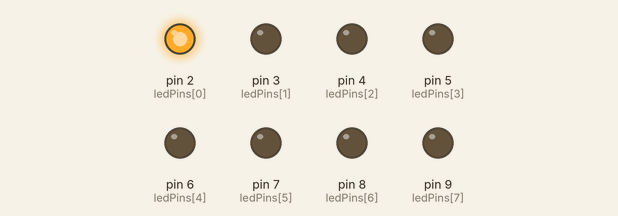
Recording of a sketch running on a simulated Arduino Uno, built with avr-gcc and run on an emulated ATmega328P. Shown: output pins drawn as LEDs (lit = HIGH).

Above: at 0.05 s.
At 0.75 s:
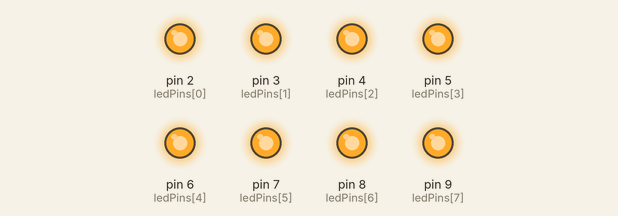
At 1.35 s:
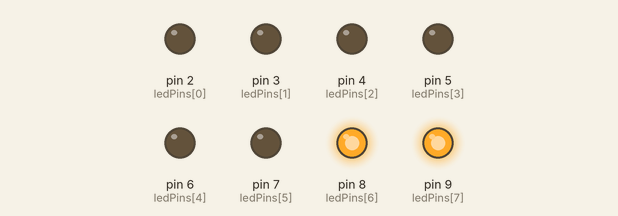
At 2.75 s:
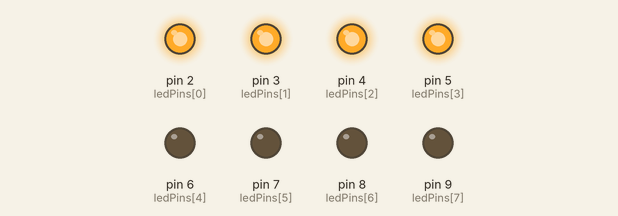
At 4.15 s:
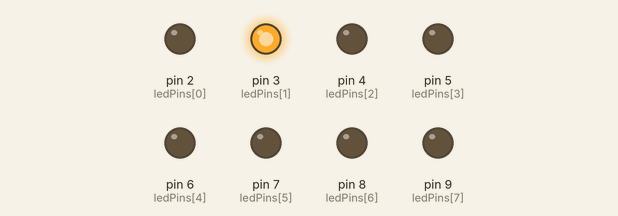
At 5.45 s:
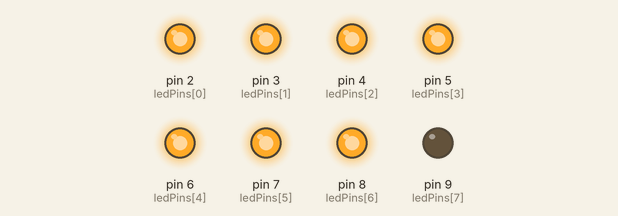
Timing chart, 0 to 5.8 s (numbered marks = the images above):
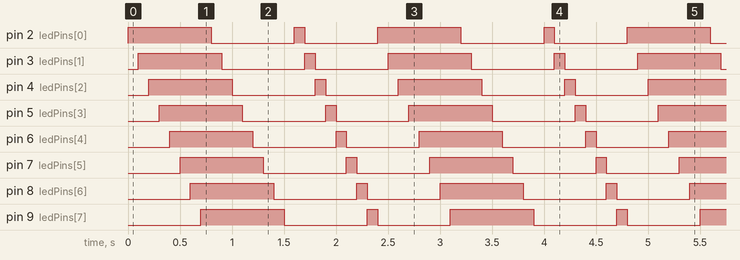

The sketch:

Circuit_2.ino
```cpp
int ledPins[] = {2,3,4,5,6,7,8,9};

void setup(){
  for(int i = 0; i < 8; i++){
    pinMode(ledPins[i],OUTPUT);
  }
}
void loop(){
  oneAfterAnotherNoLoop();
  newLoop();
}
void oneAfterAnotherNoLoop(){
  int delayTime = 100;
  digitalWrite(ledPins[0], HIGH);
  delay(delayTime);
  digitalWrite(ledPins[1], HIGH);
  delay(delayTime);
  digitalWrite(ledPins[2], HIGH);
  delay(delayTime);
  digitalWrite(ledPins[3], HIGH);
  delay(delayTime);
  digitalWrite(ledPins[4], HIGH);
  delay(delayTime);
  digitalWrite(ledPins[5], HIGH);
  delay(delayTime);
  digitalWrite(ledPins[6], HIGH);
  delay(delayTime);
  digitalWrite(ledPins[7], HIGH);
  delay(delayTime);

  digitalWrite(ledPins[0], LOW);
  delay(delayTime);
  digitalWrite(ledPins[1], LOW);
  delay(delayTime);
  digitalWrite(ledPins[2], LOW);
  delay(delayTime);
  digitalWrite(ledPins[3], LOW);
  delay(delayTime);
  digitalWrite(ledPins[4], LOW);
  delay(delayTime);
  digitalWrite(ledPins[5], LOW);
  delay(delayTime);
  digitalWrite(ledPins[6], LOW);
  delay(delayTime);
  digitalWrite(ledPins[7], LOW);
  delay(delayTime);

}
void newLoop(){
  int delayTime = 100;
  digitalWrite(ledPins[0], HIGH);
  delay(delayTime);
  digitalWrite(ledPins[0], LOW);
  digitalWrite(ledPins[1], HIGH);
  delay(delayTime);
  digitalWrite(ledPins[1], LOW);
  digitalWrite(ledPins[2], HIGH);
  delay(delayTime);
  digitalWrite(ledPins[2], LOW);
  digitalWrite(ledPins[3], HIGH);
  delay(delayTime);
  digitalWrite(ledPins[3], LOW);
  digitalWrite(ledPins[4], HIGH);
  delay(delayTime);
  digitalWrite(ledPins[4], LOW);
  digitalWrite(ledPins[5], HIGH);
  delay(delayTime);
  digitalWrite(ledPins[5], LOW);
  digitalWrite(ledPins[6], HIGH);
  delay(delayTime);
  digitalWrite(ledPins[6], LOW);
  digitalWrite(ledPins[7], HIGH);
  delay(delayTime);
  digitalWrite(ledPins[7], LOW);
}
```

Measured:
- by itself, pin 2 (ledPins[0]), pin 3 (ledPins[1]), pin 4 (ledPins[2]), pin 5 (ledPins[3]), pin 6 (ledPins[4]), pin 7 (ledPins[5]), pin 8 (ledPins[6]), pin 9 (ledPins[7]): repeats every 2.4 s: LOW 0.80 s, HIGH 0.10 s, LOW 0.70 s, HIGH 0.80 s
- by itself, everything shown: repeats every 2.4 s, in 24 steps
